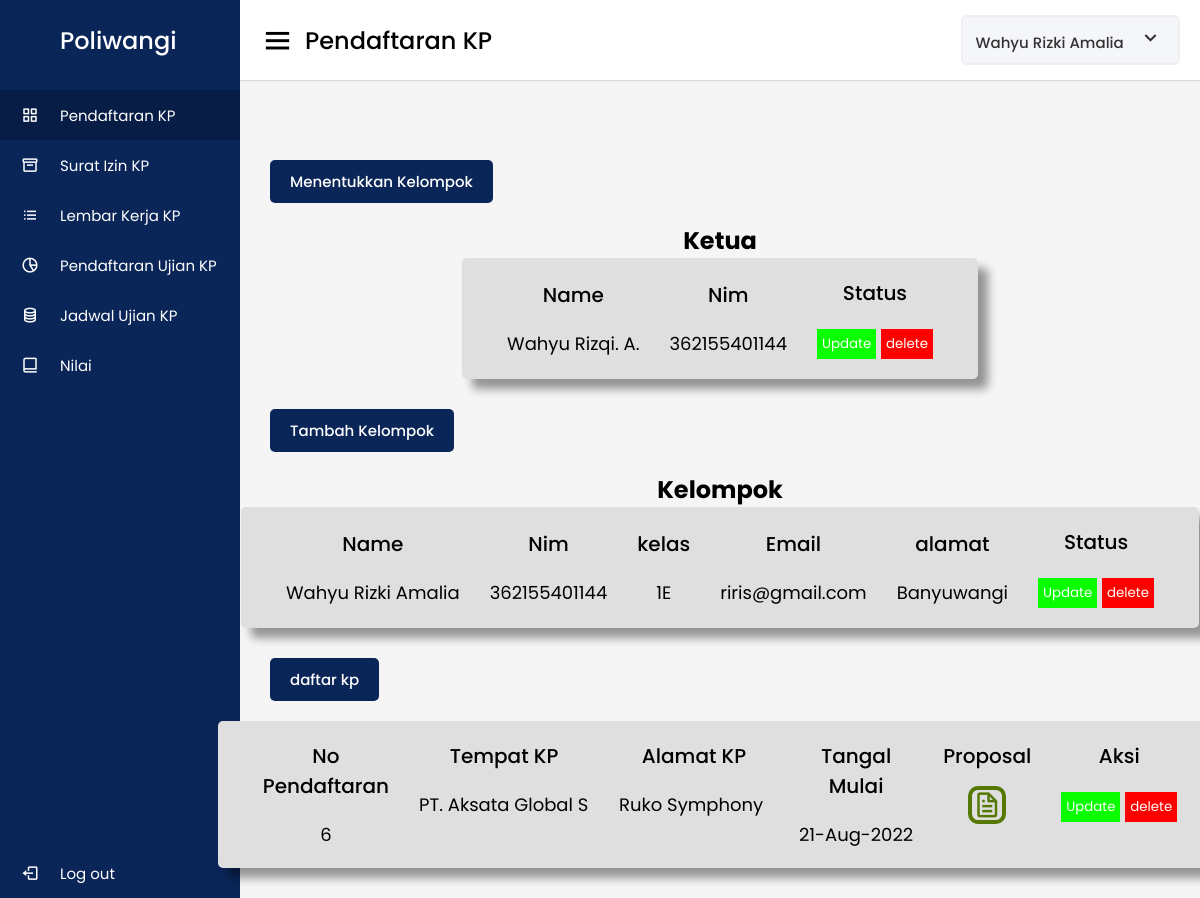
Page /php/pendaftaran_kp.php (signed in) on the committed database.
### tables this page shows
CREATE TABLE `mahasiswa` (
  `id` int(50) NOT NULL,
  `nama_mahasiswa` varchar(45) DEFAULT NULL,
  `nim` varchar(45) DEFAULT NULL,
  `kelas` varchar(45) DEFAULT NULL,
  `email` varchar(45) DEFAULT NULL,
  `alamat` varchar(45) DEFAULT NULL,
  `id_user` int(50) DEFAULT NULL,
  `anggota_kelompok_id` int(11) DEFAULT NULL
);

CREATE TABLE `anggota_kelompok` (
  `id` int(12) NOT NULL,
  `nama_anggota` varchar(50) NOT NULL,
  `nim` char(12) DEFAULT NULL
);

CREATE TABLE `pendaftaran_kp` (
  `id` int(50) NOT NULL,
  `tempat_kp` varchar(45) DEFAULT NULL,
  `alamat_kp` varchar(45) DEFAULT NULL,
  `tanggal_mulai` date DEFAULT NULL,
  `tanggal_selesai` date DEFAULT NULL,
  `proposal` varchar(200) DEFAULT NULL,
  `anggota_kelompok_id` int(11) DEFAULT NULL,
  `dosen_id` int(11) DEFAULT NULL,
  `perusahaan_id` int(11) DEFAULT NULL
);

### php/function.php (called while the page is built, shortened)
<?php
$conn = mysqli_connect("localhost", "root", "", "db_tugas");
function query($query)
{
    global $conn;
    $result = mysqli_query($conn, $query);
    $row = [];
    while ($rows = mysqli_fetch_assoc($result)) {
        $row[] = $rows;
    }
    return $row;
}

### php/pendaftaran_kp.php (the view, shortened to what this page needs)
<?php
require "function.php";
$id_user = $_SESSION['id'];
$anggota_kelompk = query("SELECT * FROM anggota_kelompok");
$mahasiswa =  query("SELECT * FROM mahasiswa  WHERE id_user = '$id_user'");
$daftar_kp = query("SELECT * FROM pendaftaran_kp");
$username = $_SESSION['username'];
$user = query("SELECT * FROM mahasiswa WHERE nim = $username");
?>
<!DOCTYPE html>
<html lang="en">
<head>
  <link rel="stylesheet" href="../css/style21.css" />
  <link href="https://unpkg.com/boxicons@2.0.7/css/boxicons.min.css" rel="stylesheet" />
</head>
<body>
  <div class="sidebar">
    <div class="logo-details">
      <span class="logo_name">Poliwangi</span>
    </div>
    <ul class="nav-links">
      <li>
        <a href="pendaftaran_kp.php" class="active">
          <i class="bx bx-grid-alt"></i>
          <span class="links_name">Pendaftaran KP</span>
        </a>
      </li>
      <li>
        <a href="surat_izin.php">
          <i class="bx bx-box"></i>
          <span class="links_name">Surat Izin KP</span>
        </a>
      </li>
      <li>
        <a href="lembar_kerja.php">
          <i class="bx bx-list-ul"></i>
          <span class="links_name">Lembar Kerja KP</span>
        </a>
      </li>
      <li>
        <a href="pendaftran_ujian.php">
          <i class="bx bx-pie-chart-alt-2"></i>
          <span class="links_name">Pendaftaran Ujian KP</span>
        </a>
      </li>
      <li>
        <a href="jadwal.php">
          <i class="bx bx-coin-stack"></i>
          <span class="links_name">Jadwal Ujian KP</span>
        </a>
      </li>
      <li>
        <a href="nilai.php">
          <i class="bx bx-book-alt"></i>
          <span class="links_name"> Nilai </span>
        </a>
      </li>
      <li class="log_out">
        <a href="logout.php">
          <i class="bx bx-log-out"></i>
          <span class="links_name">Log out</span>
        </a>
      </li>
    </ul>
  </div>
  <section class="home-section">
    <nav>
      <div class="sidebar-button">
        <i class="bx bx-menu sidebarBtn"></i>
        <span class="dashboard">Pendaftaran KP</span>
      </div>
      <div class="profile-details">
        <a href="profil.php ">
          <?php foreach ($user as $mhs) : ?>
            <span class="admin_name"><?= $mhs['nama_mahasiswa']; ?></span>
            <i class="bx bx-chevron-down"></i>
          <?php endforeach; ?>
        </a>
      </div>
    </nav>
    <div class="container">
      <div class="tombol">
        <a href="menentukan.php"><button>Menentukkan Kelompok</button></a>
      </div>
      <h2>Ketua</h2>
      <div class="activity-data">
        <div class="box1">
          <div class="data names">
            <span class="data-title">Name</span>
            <?php foreach ($anggota_kelompk as $tmb) : ?>
              <span class="data-list"><?= $tmb["nama_anggota"]; ?></span>
            <?php endforeach; ?>
          </div>
          <div class="data email">
            <span class="data-title">Nim</span>
            <?php foreach ($anggota_kelompk as $tmb) : ?>
              <span class="data-list"><?= $tmb["nim"]; ?></span>
            <?php endforeach; ?>
          </div>
          <div class="data status">
            <span class="data-title">Status</span>
            <?php foreach ($anggota_kelompk as $tmb) : ?>
              <span class="data-list">
                <a href="update_menentukan.php?id=<?= $tmb["id"]; ?>"><button class="update">Update</button></a>
                <a href="hapus.php?id=<?= $tmb["id"]; ?>"><button class="delete">delete</button></a>
              </span>
            <?php endforeach; ?>
          </div>
        </div>
      </div>
      <div class="tombol">
        <a href="tambah_anggota1.php"><button>Tambah Kelompok</button></a>
      </div>
      <h2>Kelompok</h2>
      <div class="activity-data">
        <div class="box1">
          <div class="data names">
            <span class="data-title">Name</span>
            <?php foreach ($mahasiswa as $tmb) : ?>
              <span class="data-list"><?= $tmb["nama_mahasiswa"]; ?></span>
            <?php endforeach; ?>
          </div>
          <div class="data email">
            <span class="data-title">Nim</span>
            <?php foreach ($mahasiswa as $tmb) : ?>
              <span class="data-list"><?= $tmb["nim"]; ?></span>
            <?php endforeach; ?>
          </div>
          <div class="data kelas">
            <span class="data-title">kelas</span>
            <?php foreach ($mahasiswa as $tmb) : ?>
              <span class="data-list"><?= $tmb["kelas"]; ?></span>
            <?php endforeach; ?>
          </div>
          <div class="data Email">
            <span class="data-title">Email</span>
            <?php foreach ($mahasiswa as $tmb) : ?>
              <span class="data-list"><?= $tmb["email"]; ?></span>
            <?php endforeach; ?>
          </div>
          <div class="data alam">
            <span class="data-title">alamat</span>
            <?php foreach ($mahasiswa as $tmb) : ?>
              <span class="data-list"><?= $tmb["alamat"]; ?></span>
            <?php endforeach; ?>
          </div>
          <div class="data status">
            <span class="data-title">Status</span>
            <?php foreach ($mahasiswa as $tmb) : ?>
              <span class="data-list">
                <a href="update_anggota.php?id=<?= $tmb["id"]; ?>"><button class="update">Update</button></a>
                <a href="hapus_mahasiswa.php?id=<?= $tmb["id"]; ?>"><button class="delete">delete</button></a>
              </span>
            <?php endforeach; ?>
          </div>
        </div>
      </div>
      <div class="tombol">
        <a href="daftar_kp.php"><button> daftar kp</button></a>
      </div>
      <div class="activity-data">
        <div class="box">
          <div class="data name">
            <span class="data-title">No Pendaftaran</span>
            <?php foreach ($daftar_kp as $dfp) : ?>
              <span class="data-list"><?= $dfp["id"]; ?></span>
            <?php endforeach; ?>
          </div>
          <div class="data name">
            <span class="data-title">Tempat KP</span>
            <?php foreach ($daftar_kp as $dfp) : ?>
              <span class="data-list"><?= $dfp["tempat_kp"]; ?></span>
            <?php endforeach; ?>
          </div>
          <div class="data alamat">
            <span class="data-title">Alamat KP</span>
            <?php foreach ($daftar_kp as $dfp) : ?>
              <span class="data-list"><?= $dfp["alamat_kp"]; ?></span>
            <?php endforeach; ?>
          </div>
          <div class="data joined">
            <span class="data-title">Tangal Mulai</span>
            <?php foreach ($daftar_kp as $dfp) : ?>
              <span class="data-list"><?php $tanggal = $dfp["tanggal_mulai"];
                                      echo date("d-M-Y", strtotime($tanggal)) ?></span>
            <?php endforeach; ?>
          </div>
          <div class="data proposal">
            <span class="data-title">Proposal</span>
            <?php foreach ($daftar_kp as $dfp) : ?>
              <a href="preview_prop.php?id=<?= $dfp['id']; ?>"><span class="data-list"><i class='bx bx-file'></i></span></a>
            <?php endforeach; ?>
          </div>
          <div class="data status">
            <span class="data-title">Aksi</span>
            <?php foreach ($daftar_kp as $dfp) : ?>
              <span class="data-list">
                <a href="update_pendaftar.php?id=<?= $dfp["id"]; ?>"><button class="update">Update</button></a>
                <a href="hapus_pendaftaran.php?id=<?= $dfp["id"]; ?>"><button class="delete">delete</button></a>
              </span>
            <?php endforeach; ?>
          </div>
        </div>
      </div>
    </div>
  </section>
</body>
</html>

### css/style21.css (style rules this page uses)
* { margin: 0; padding: 0; box-sizing: border-box; font-family: "Poppins", sans-serif; }
.sidebar { position: fixed; height: 100%; width: 240px; background: #0a2558; transition: all 0.5s ease; }
.sidebar .logo-details { height: 80px; display: flex; align-items: center; }
.sidebar .logo-details .logo_name { color: #fff; font-size: 24px; font-weight: 500; padding-left: 60px; }
.sidebar .nav-links { margin-top: 10px; }
.sidebar .nav-links li { position: relative; list-style: none; height: 50px; }
.sidebar .nav-links li a { height: 100%; width: 100%; display: flex; align-items: center; text-decoration: none; transition: all 0.4s ease; }
.sidebar .nav-links li a.active { background: #081d45; }
.sidebar .nav-links li i { min-width: 60px; text-align: center; font-size: 18px; color: #fff; }
.sidebar .nav-links li a .links_name { color: #fff; font-size: 15px; font-weight: 400; white-space: nowrap; }
.sidebar .nav-links .log_out { position: absolute; bottom: 0; width: 100%; }
.home-section { position: relative; background: #f5f5f5; min-height: 100vh; width: calc(100% - 240px); left: 240px; transition: all 0.5s ease; }
.home-section nav { display: flex; justify-content: space-between; height: 80px; background: #fff; display: flex; align-items: center; position: fixed; width: calc(100% - 240px); left: 240px; z-index: 100; padding: 0 20px; box-shadow: 0 1px 1px rgba(0, 0, 0, 0.1); transition: all 0.5s ease; }
.home-section nav .sidebar-button { display: flex; align-items: center; font-size: 24px; font-weight: 500; }
nav .sidebar-button i { font-size: 35px; margin-right: 10px; }
.home-section nav .profile-details { display: flex; align-items: center; background: #f5f6fa; border: 2px solid #efeef1; border-radius: 6px; height: 50px; min-width: 190px; padding: 0 15px 0 2px; justify-content: center; }
nav .profile-details a .admin_name { font-size: 15px; font-weight: 500; color: #333; margin: 0 10px; white-space: nowrap; }
a { text-decoration: none; }
nav .profile-details i { font-size: 25px; color: #333; }
.container { padding-top: 20vh; }
.tombol button { margin-bottom: 20px; padding: 10px 20px; margin-left: 30px; cursor: pointer; font-weight: 500; font-size: 15px; background-color: #0a2558; color: white; border: none; border-radius: 5px; }
.activity-data { display: flex; justify-content: center; align-items: center; }
.activity-data .data { display: flex; flex-direction: column; padding: 0 15px; align-items: center; }
.activity-data .data-title { font-size: 20px; font-weight: 500; color: var(--text-color); text-align: center; width: 100%; }
.activity-data .data .data-list { font-size: 18px; font-weight: 400; margin-top: 20px; white-space: nowrap; color: var(--text-color); }
.box { background-color: rgb(223, 223, 223); padding: 20px 30px; display: flex; border-radius: 5px; box-shadow: 10px 10px 10px rgba(0, 0, 0, 0.4); margin-bottom: 30px; }
.delete { background-color: red; color: white; border: none; padding: 5px; cursor: pointer; }
.update { background-color: rgb(9, 255, 0); color: white; border: none; padding: 5px; cursor: pointer; }
.alamat .data-list { max-width: 150px; overflow: auto; }
.proposal .data-list i { font-size: 30px; border: 4px solid; border-radius: 10px; cursor: pointer; color: rgb(86, 121, 5); margin-top: 15px; }
.box1 { background-color: rgb(223, 223, 223); padding: 20px 30px; display: flex; border-radius: 5px; box-shadow: 10px 10px 10px rgba(0, 0, 0, 0.4); margin-bottom: 30px; justify-content: center; align-items: center; }
h2 { text-align: center; }
.name .data-list { max-width: 170px; overflow: auto; }

### rows in the picture
mahasiswa: nama_mahasiswa "Wahyu Rizki Amalia", nim "362155401144", kelas "1E", email "riris@gmail.com", alamat "Banyuwangi"
anggota_kelompok: nama_anggota "Wahyu Rizqi. A.", nim "362155401144"
pendaftaran_kp: id "6", tempat_kp "PT. Aksata Global…", alamat_kp "Ruko Symphony…", tanggal_mulai "21-Aug-2022"
